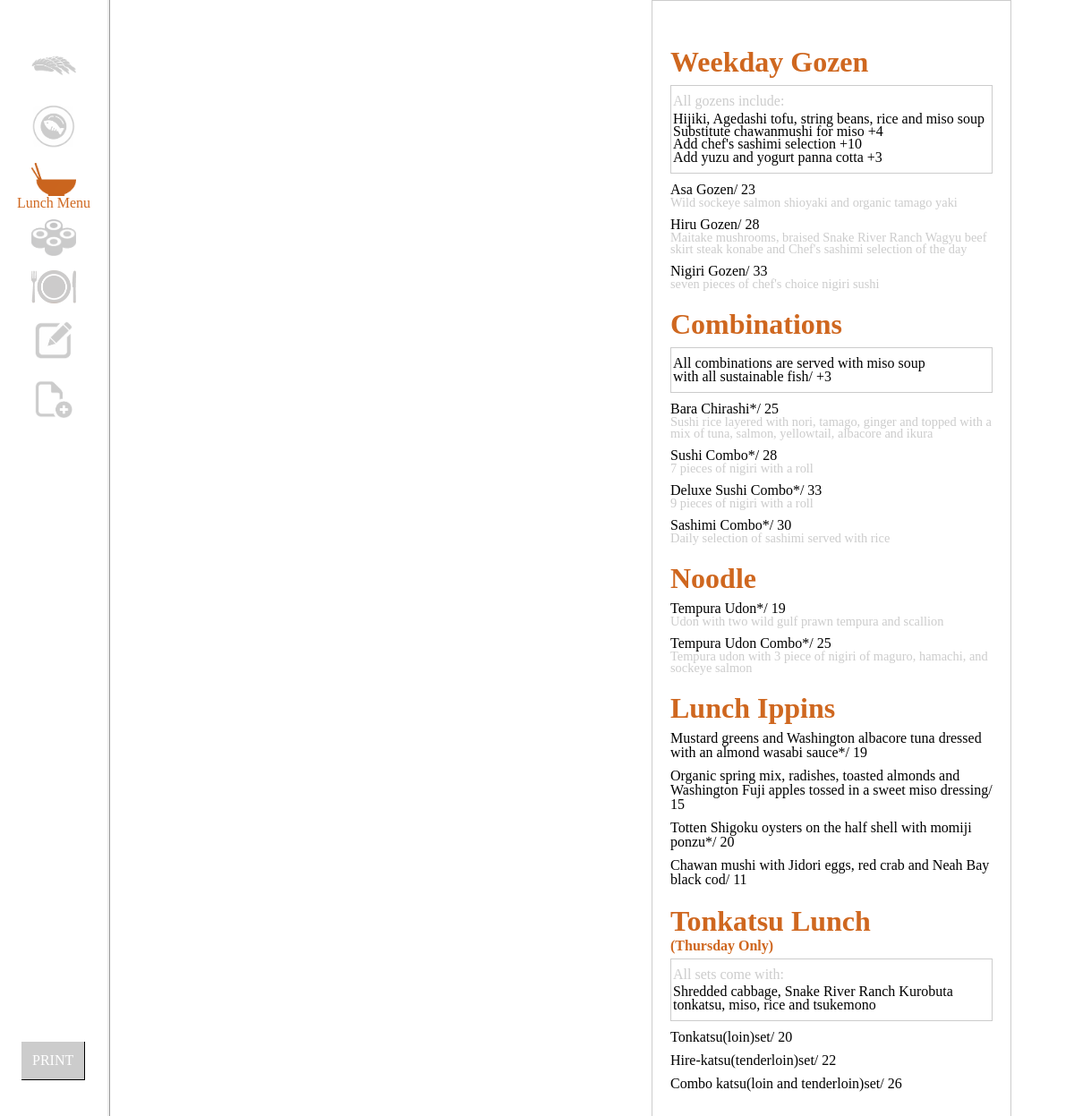
/view/lunch.php, run on the app's committed database.
### tables this page shows
CREATE TABLE `Lunch` (
  `LunchKey` int(11) NOT NULL AUTO_INCREMENT,
  `ItemName` varchar (500) NOT NULL,
  `ItemPrice` varchar (10) NULL,
  `ItemDescription` varchar (500) NULL,
  PRIMARY KEY (`LunchKey`)
);

### db/database.php (called while the page is built, shortened)
<?php
class MySQLDatabase{
    private $conn;
    public function open_connection(){
        $this->conn = mysqli_connect(SERVERNAME, USERNAME, PASSWORD, DBNAME);
    }
    public function query($sql){
        $result = mysqli_query($this->conn, $sql);
        return $result;
    }
    public function fetch_assoc($result_set){
        return mysqli_fetch_assoc($result_set);
    }
}
$db = new MySQLDatabase();
?>

### db/lunch-items.php (called while the page is built)
<?php
require_once ('database.php') ;
function getLunchItems($i)
{
        global $db;
        $sql = "SELECT LunchKey, ItemName, ItemPrice, ItemDescription
        FROM Lunch WHERE LunchKey = '$i'";
        $results = $db->query($sql);
        $lunch_item = $db->fetch_assoc($results);
        return $lunch_item;
}
$gozen_include1 = getLunchItems(1);
$gozen_include2 = getLunchItems(2);
$gozen_include3 = getLunchItems(3);
$gozen_include4 = getLunchItems(4);
$gozen_sub = getLunchItems(5);
$gozen_add1 = getLunchItems(6);
$gozen_add2 = getLunchItems(7);
$asa_gozen = getLunchItems(8);
$hiru_gozen = getLunchItems(9);
$nigiri_gozen = getLunchItems(10);
$combo_include = getLunchItems(11);
$combo_sub = getLunchItems(12);
$combo1 = getLunchItems(13);
$combo2 = getLunchItems(14);
$combo3 = getLunchItems(15);
$combo4 = getLunchItems(16);
$tempura_udon = getLunchItems(17);
$tempura_udon_combo = getLunchItems(18);
$lunch_ippin1 = getLunchItems(19);
$lunch_ippin2 = getLunchItems(20);
$lunch_ippin3 = getLunchItems(21);
$lunch_ippin4 = getLunchItems(22);
$tonkatsu_include = getLunchItems(23);
$tonkatsu = getLunchItems(24);
$hire_katsu = getLunchItems(25);
$combo_katsu = getLunchItems(26);
?>

### view/lunch.php (the view, shortened to what this page needs)
<?php include('../includes/header.php'); ?>
<?php include('../db/lunch-items.php'); ?>
    <a id="print" href="javascript:window.print()">PRINT</a>
    <div id="container">
    <div id="menu">
     <div id='show_result'>
    <div id="gozen" class="lunch_menu">
        <h1>Weekday Gozen</h1>
        <div class="additionals">
        <p class="name">All gozens include:</p>
        <p><?php echo $gozen_include1['ItemName'];?>, <?php echo $gozen_include2['ItemName'];?>,
        <?php echo $gozen_include3['ItemName'];?>, <?php echo $gozen_include4['ItemName'];?></p>
        <p><?php echo $gozen_sub['ItemName'];?> <?php echo $gozen_sub['ItemPrice'];?></p>
        <p><?php echo $gozen_add1['ItemName'];?> <?php echo $gozen_add1['ItemPrice'];?></p>
        <p><?php echo $gozen_add2['ItemName'];?> <?php echo $gozen_add2['ItemPrice'];?></p>
        </div>
            <div class="course">
                <ul>
                    <li>
                        <div><p class="name"><?php echo $asa_gozen['ItemName'];?>/ <?php echo $asa_gozen['ItemPrice'];?></p></div>
                        <div class="description"><?php echo $asa_gozen['ItemDescription'];?></div>
                    </li>
                    <li>
                        <div><p class="name"><?php echo $hiru_gozen['ItemName'];?>/ <?php echo $hiru_gozen['ItemPrice'];?></p></div>
                        <div class="description"><?php echo $hiru_gozen['ItemDescription'];?></div>
                    </li>
                    <li>
                        <div><p class="name"><?php echo $nigiri_gozen['ItemName'];?>/ <?php echo $nigiri_gozen['ItemPrice'];?></p></div>
                        <div class="description"><?php echo $nigiri_gozen['ItemDescription'];?></div>
                    </li>
                </ul>
            </div>
    </div>
    <div id="combinations" class="courses">
    <h1>Combinations</h1>
    <div class="additionals">
    <p><?php echo $combo_include['ItemName'];?></p>
    <p><?php echo $combo_sub['ItemName'];?>/ <?php echo $combo_sub['ItemPrice'];?></p>
    </div>
    <div class="course">
                <ul>
                    <li>
                        <div><p class="name"><?php echo $combo1['ItemName'];?>/ <?php echo $combo1['ItemPrice'];?></p></div>
                        <div class="description"><?php echo $combo1['ItemDescription'];?></div>
                    </li>
                    <li>
                        <div><p class="name"><?php echo $combo2['ItemName'];?>/ <?php echo $combo2['ItemPrice'];?></p></div>
                        <div class="description"><?php echo $combo2['ItemDescription'];?></div>
                    </li>
                    <li>
                        <div><p class="name"><?php echo $combo3['ItemName'];?>/ <?php echo $combo3['ItemPrice'];?></p></div>
                        <div class="description"><?php echo $combo3['ItemDescription'];?></div>
                    </li>
                    <li>
                        <div><p class="name"><?php echo $combo4['ItemName'];?>/ <?php echo $combo4['ItemPrice'];?></p></div>
                        <div class="description"><?php echo $combo4['ItemDescription'];?></div>
                    </li>
                </ul>
            </div>
    </div>
    <div id="noodle" class="courses">
    <h1>Noodle</h1>
    <div class="course">
                <ul>
                    <li>
                        <div><p class="name"><?php echo $tempura_udon['ItemName'];?>/ <?php echo $tempura_udon['ItemPrice'];?></p></div>
                        <div class="description"><?php echo $tempura_udon['ItemDescription'];?></div>
                    </li>
                    <li>
                        <div><p class="name"><?php echo $tempura_udon_combo['ItemName'];?>/ <?php echo $tempura_udon_combo['ItemPrice'];?></p></div>
                        <div class="description"><?php echo $tempura_udon_combo['ItemDescription'];?></div>
                    </li>
                </ul>
            </div>
    </div>
    <div id="lunch_ippins" class="courses">
    <h1>Lunch Ippins</h1>
    <div class="course">
                <ul>
                    <li>
                        <div><p class="name"><?php echo $lunch_ippin1['ItemName'];?>/ <?php echo $lunch_ippin1['ItemPrice'];?></p></div>
                    </li>
                    <li>
                         <div><p class="name"><?php echo $lunch_ippin2['ItemName'];?>/ <?php echo $lunch_ippin2['ItemPrice'];?></p></div>
                    </li>
                    <li>
                         <div><p class="name"><?php echo $lunch_ippin3['ItemName'];?>/ <?php echo $lunch_ippin3['ItemPrice'];?></p></div>
                    </li>
                    <li>
                         <div><p class="name"><?php echo $lunch_ippin4['ItemName'];?>/ <?php echo $lunch_ippin4['ItemPrice'];?></p></div>
                    </li>
                </ul>
            </div>
</div>
<div id="tonkatsu" class="courses">
    <h1>Tonkatsu Lunch</h1>
    <h3>(Thursday Only)</h3>
    <div class="additionals">
    <p class="name">All sets come with:</p>
    <p><?php echo $tonkatsu_include['ItemName'];?></p>
    </div>
    <div class="course">
                <ul>
                    <li>
                        <div><p class="name"><?php echo $tonkatsu['ItemName'];?>/ <?php echo $tonkatsu['ItemPrice'];?></p></div>
                    </li>
                    <li>
                         <div><p class="name"><?php echo $hire_katsu['ItemName'];?>/ <?php echo $hire_katsu['ItemPrice'];?></p></div>
                    </li>
                    <li>
                         <div><p class="name"><?php echo $combo_katsu['ItemName'];?>/ <?php echo $combo_katsu['ItemPrice'];?></p></div>
                    </li>
                </ul>
            </div>
    </div>
    </div>
</div>
</div>
</body>
</html>

### includes/header.php (shortened to what this page needs)
<?php include ("config.php");?>
<?php require_once("../db/database.php"); ?>
<!DOCTYPE html>
<html>
<head>
<link rel="stylesheet" href="../css/style-screen.css" type="text/css" media="screen">
<link rel="stylesheet" href="../css/style-print.css" type="text/css" media="print">
<link rel="stylesheet" href="//code.jquery.com/ui/1.12.1/themes/base/jquery-ui.css">
</head>
<body>
<div id="nav">
    <ul>
        <?php
        $titleNames = array("sushi", "ippin", "lunch", "rolls", "course", "edit", "add");
        foreach($titleNames as $key => $titleName){
            $upperTitleName = ucfirst($titleName);
            $i = $key + 1;
            $activeNav = ${'activeNav' . $i};
            $activeP = ${'activeP' . $i};
           if($key >= 5){
                echo"<li><a href='#' id='nav'><img src='../images/" . $titleName . "_icon" . $activeNav . ".png' class='nav_icons'>
                    <p id='" . $activeP . "'>" . $upperTitleName . " Items</p></a>
                    <ul>
                    <li><a href='" . $titleName . "_sushi.php'>" . $upperTitleName . " Sushi</a></li>
                    <li><a href='" . $titleName . "_ippin.php'>" . $upperTitleName . " Ippin</a></li>
                     <li><a href='" . $titleName . "_lunch.php'>" . $upperTitleName . " Lunch</a></li>
                    <li><a href='" . $titleName . "_rolls.php'>" . $upperTitleName . " Rolls</a></li>
                    <li><a href='" . $titleName . "_course.php'>" . $upperTitleName . " Course</a></li>
                    </ul></li>";
            }else{
                echo"<li><a href='" . $titleName . ".php' id='nav'><img src='../images/" . $titleName . "_icon" . $activeNav . ".png' class='nav_icons'> <p id='" . $activeP . "'>" . $upperTitleName . " Menu</p></a></li>";
            }
     } ?>
    </ul>
    <a id="print" href="javascript: window.print()">PRINT</a>
</div>

### css/style-screen.css (style rules this page uses)
* { margin:0; padding:0; }
body { font-family: TheSansSemiBoldPlain; font-weight: lighter; }
div#nav { position: fixed; top:0; left:0; padding-top:50px; width: 120px; border-right-style:ridge; height: 100%; z-index: 1; }
div#nav ul { list-style: none; }
div#nav li { position: relative; }
.nav_icons { width: 50px; display: block; margin: auto; }
p#nav_active { visibility: visible; text-align: center; color:#CF671F; margin-bottom: 10px; }
a#nav { text-decoration: none; display:block; }
div#container { position:absolute; right: 70px; top:0; width: 400px; border: solid #CCC 1px; }
div#menu { width:90%; display: block; margin:auto; margin-top:10%; padding-bottom: 10%; padding-left: 10%; }
h1 { text-align: left; padding-left:2%; margin:2%; color:#CF671F; float: left; clear:left; }
a#print { position: fixed; bottom: 5%; left: 2%; text-decoration-line: none; background-color: #ccc; padding: 1% 1%; color: #fff; border-bottom: solid #000 1px; border-right: solid #000 1px; z-index: 100; }
div.additionals::after { content: " "; height: 0; display: block; clear:both; }

### css/style-print.css (style rules this page uses)
* { margin:0; padding:0; }
body { font-family: TheSansSemiBoldPlain; font-weight: lighter; font-size: 1em; }
button#search ,#item_box, button.edit, #edit_div, button#close_tab, div#nav, .search-box, a, .date, div#trash { display:none; }
div#container { width: 100%; max-height:100vh; }
div#menu { display:block; width:85%; margin: auto; margin:2%; margin-top:10%; padding:2%; margin-left:8%; height:1195px; }
h1, h2 { text-align: left; padding-left:2%; margin:2%; color:#CF671F; font-weight: lighter; }
h1 { float: left; }
div.additionals::after { content: " "; height: 0; display: block; clear:both; }
h3 { font-size:1em; font-weight: lighter; }

### data on the page
lunch: ItemName "Hijiki"
lunch: ItemName "Agedashi tofu"
lunch: ItemName "string beans"
lunch: ItemName "rice and miso soup"
lunch: ItemName "Substitute chawanmushi for miso", ItemPrice "+4"
lunch: ItemName "Add chef's sashimi selection", ItemPrice "+10"
lunch: ItemName "Add yuzu and yogurt panna cotta", ItemPrice "+3"
lunch: ItemName "Asa Gozen", ItemPrice "23", ItemDescription "Wild sockeye salmon shioyaki and organic tamago yaki"
lunch: ItemName "Hiru Gozen", ItemPrice "28", ItemDescription "Maitake mushrooms, braised Snake River Ranch Wagyu beef skirt steak konabe and Chef's sashimi selection of the day"
lunch: ItemName "Nigiri Gozen", ItemPrice "33", ItemDescription "seven pieces of chef's choice nigiri sushi"
lunch: ItemName "All combinations are served with miso soup"
lunch: ItemName "with all sustainable fish", ItemPrice "+3"
lunch: ItemName "Bara Chirashi*", ItemPrice "25", ItemDescription "Sushi rice layered with nori, tamago, ginger and topped with a mix of tuna, salmon, yellowtail, albacore and ikura"
lunch: ItemName "Sushi Combo*", ItemPrice "28", ItemDescription "7 pieces of nigiri with a roll"
lunch: ItemName "Deluxe Sushi Combo*", ItemPrice "33", ItemDescription "9 pieces of nigiri with a roll"
lunch: ItemName "Sashimi Combo*", ItemPrice "30", ItemDescription "Daily selection of sashimi served with rice"
lunch: ItemName "Tempura Udon*", ItemPrice "19", ItemDescription "Udon with two wild gulf prawn tempura and scallion"
lunch: ItemName "Tempura Udon Combo*", ItemPrice "25", ItemDescription "Tempura udon with 3 piece of nigiri of maguro, hamachi, and sockeye salmon"
lunch: ItemName "Mustard greens and Washington albacore tuna dressed with an almond wasabi sauce*", ItemPrice "19"
lunch: ItemName "Organic spring mix, radishes, toasted almonds and Washington Fuji apples tossed in a sweet miso dressing", ItemPrice "15"
lunch: ItemName "Totten Shigoku oysters on the half shell with momiji ponzu*", ItemPrice "20"
lunch: ItemName "Chawan mushi with Jidori eggs, red crab and Neah Bay black cod", ItemPrice "11"
lunch: ItemName "Shredded cabbage, Snake River Ranch Kurobuta tonkatsu, miso, rice and tsukemono"
lunch: ItemName "Tonkatsu(loin)set", ItemPrice "20"
lunch: ItemName "Hire-katsu(tenderloin)set", ItemPrice "22"
lunch: ItemName "Combo katsu(loin and tenderloin)set", ItemPrice "26"

### other printed values
$upperTitleName "Lunch"
